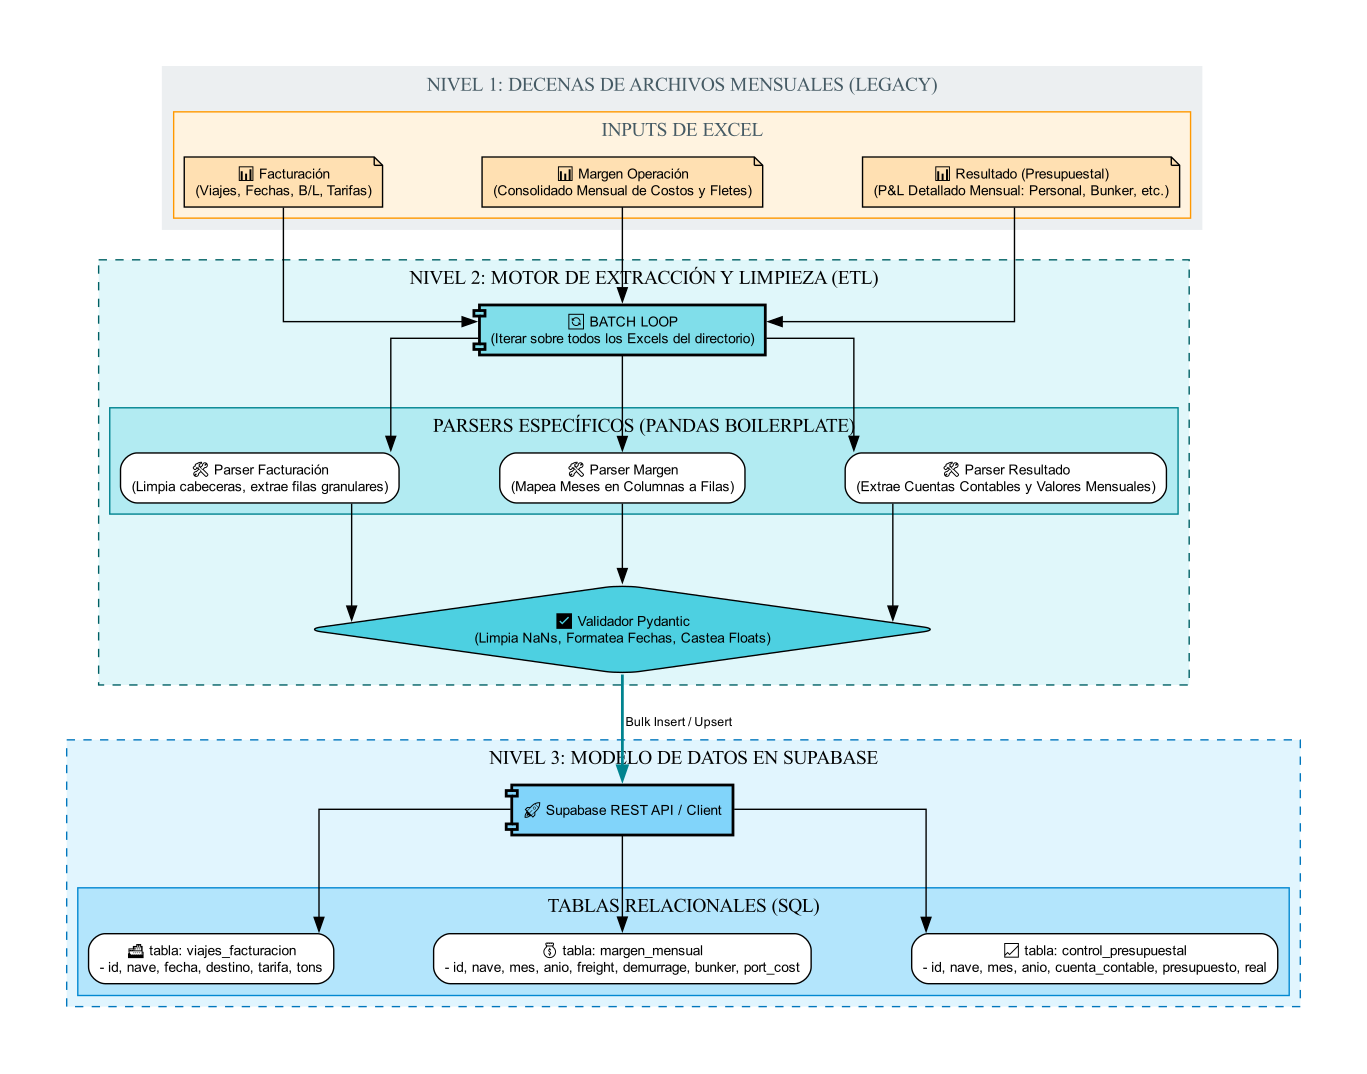

Write the Python code that produced this figure.
import graphviz
import os

def generate_etl_flowchart():
    base_name = "FLUJOGRAMA_ETL_Supabase_V1"
    output_filename = base_name
    
    print(f"Generando Flujograma ETL: {output_filename}.pdf")
    
    potential_paths = [
        r"C:\Program Files\Graphviz\bin",
        r"C:\Program Files (x86)\Graphviz\bin",
    ]
    for p in potential_paths:
        if os.path.exists(p) and p not in os.environ["PATH"]:
            os.environ["PATH"] += os.pathsep + p

    dot_code = """
    digraph ETLFlow {
        rankdir=TB;
        splines=ortho;
        nodesep=1.0;
        ranksep=0.8;
        
        node [shape=box, style="filled,rounded", fontname="Arial", fontsize=10];
        edge [fontname="Arial", fontsize=9];

        # ==========================================
        #  NIVEL 1: ARCHIVOS ORIGEN (LEGACY)
        # ==========================================
        subgraph cluster_lvl1 {
            label = "NIVEL 1: DECENAS DE ARCHIVOS MENSUALES (LEGACY)"; style="filled"; color="#ECEFF1"; fontcolor="#455A64";
            
            subgraph cluster_files {
                label = "INPUTS DE EXCEL"; style="filled"; fillcolor="#FFF3E0"; color="#FF9800";
                F1 [label="📊 Facturación\\n(Viajes, Fechas, B/L, Tarifas)", shape=note, fillcolor="#FFE0B2"];
                F2 [label="📊 Margen Operación\\n(Consolidado Mensual de Costos y Fletes)", shape=note, fillcolor="#FFE0B2"];
                F3 [label="📊 Resultado (Presupuestal)\\n(P&L Detallado Mensual: Personal, Bunker, etc.)", shape=note, fillcolor="#FFE0B2"];
            }
        }

        # ==========================================
        #  NIVEL 2: ORQUESTADOR ETL (PYTHON)
        # ==========================================
        subgraph cluster_lvl2 {
            label = "NIVEL 2: MOTOR DE EXTRACCIÓN Y LIMPIEZA (ETL)"; style="filled,dashed"; fillcolor="#E0F7FA"; color="#006064";
            
            BatchLoop [label="🔄 BATCH LOOP\\n(Iterar sobre todos los Excels del directorio)", shape=component, fillcolor="#80DEEA", penwidth=2];
            
            subgraph cluster_parsers {
                label = "PARSERS ESPECÍFICOS (PANDAS BOILERPLATE)"; style="filled"; fillcolor="#B2EBF2"; color="#00838F";
                ParseFact [label="🛠️ Parser Facturación\\n(Limpia cabeceras, extrae filas granulares)", shape=rect, fillcolor="white"];
                ParseMarg [label="🛠️ Parser Margen\\n(Mapea Meses en Columnas a Filas)", shape=rect, fillcolor="white"];
                ParseRes [label="🛠️ Parser Resultado\\n(Extrae Cuentas Contables y Valores Mensuales)", shape=rect, fillcolor="white"];
            }
            
            DataValidator [label="✅ Validador Pydantic\\n(Limpia NaNs, Formatea Fechas, Castea Floats)", shape=diamond, fillcolor="#4DD0E1"];
        }

        # ==========================================
        #  NIVEL 3: DESTINO (SUPABASE)
        # ==========================================
        subgraph cluster_lvl3 {
            label = "NIVEL 3: MODELO DE DATOS EN SUPABASE"; style="filled,dashed"; fillcolor="#E1F5FE"; color="#0277BD";
            
            SupabaseAPI [label="🚀 Supabase REST API / Client", shape=component, fillcolor="#81D4FA", penwidth=2];
            
            subgraph cluster_tables {
                label = "TABLAS RELACIONALES (SQL)"; style="filled"; fillcolor="#B3E5FC"; color="#0288D1";
                T_Viajes [label="🚢 tabla: viajes_facturacion\\n- id, nave, fecha, destino, tarifa, tons", shape=record, fillcolor="white"];
                T_Margen [label="💰 tabla: margen_mensual\\n- id, nave, mes, anio, freight, demurrage, bunker, port_cost", shape=record, fillcolor="white"];
                T_Presupuesto [label="📈 tabla: control_presupuestal\\n- id, nave, mes, anio, cuenta_contable, presupuesto, real", shape=record, fillcolor="white"];
            }
        }

        # Conexiones Lvl 1 a Lvl 2
        F1 -> BatchLoop;
        F2 -> BatchLoop;
        F3 -> BatchLoop;
        
        BatchLoop -> ParseFact;
        BatchLoop -> ParseMarg;
        BatchLoop -> ParseRes;
        
        ParseFact -> DataValidator;
        ParseMarg -> DataValidator;
        ParseRes -> DataValidator;
        
        # Conexiones Lvl 2 a Lvl 3
        DataValidator -> SupabaseAPI [label=" Bulk Insert / Upsert", color="#00838F", penwidth=2];
        
        SupabaseAPI -> T_Viajes;
        SupabaseAPI -> T_Margen;
        SupabaseAPI -> T_Presupuesto;
    }
    """
    
    try:
        src = graphviz.Source(dot_code)
        output_dir = os.path.dirname(os.path.abspath(__file__))
        file_path = src.render(filename=os.path.join(output_dir, output_filename), format='pdf', view=False, cleanup=True)
        print(f"Generado exitosamente: {os.path.abspath(file_path)}")
        
    except Exception as e:
        print(f"Error generando flujograma: {e}")

if __name__ == "__main__":
    generate_etl_flowchart()
